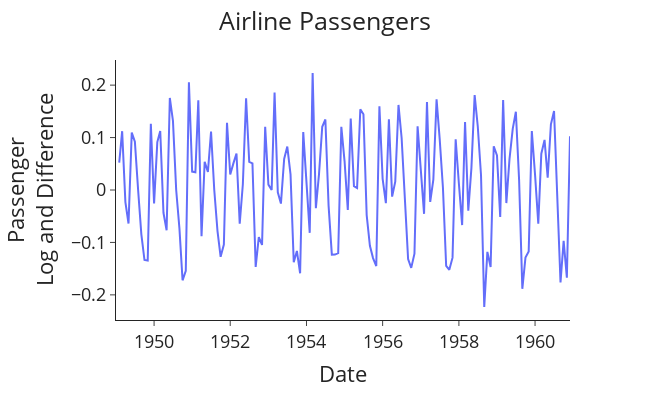

The code cell stored with this chart in its notebook:
### Markdown cell above
## Logarithm and Difference Transform

### Code cell
# Take the difference and log and plot it
data["Passenger_Diff_Log"] = data["Passenger_Log"].diff()

plotting(title='Airline Passengers', data=data, x='Month',
         y='Passenger_Diff_Log', x_label='Date', y_label='Passenger<br>Log and Difference')

### Figure 1 — Plotly figure (JSON) as saved in the notebook; plotly's stock layout.template omitted (floating-point values rounded to 4 significant figures; data arrays with more than 128 entries replaced by an {"elided": "..."} marker saying what was removed)
{"data": [{"hovertemplate": "Date=%{x}<br>Passenger<br>Log and Difference=%{y}<extra></extra>", "legendgroup": "", "line": {"color": "#636efa", "dash": "solid"}, "marker": {"symbol": "circle"}, "mode": "lines", "name": "", "orientation": "v", "showlegend": false, "type": "scatter", "x": {"elided": "144 str values"}, "xaxis": "x", "y": {"elided": "144 float values"}, "yaxis": "y"}], "layout": {"font": {"size": 18}, "height": 400, "legend": {"tracegroupgap": 0}, "margin": {"t": 60}, "title": {"text": "Airline Passengers", "x": 0.5}, "width": 650, "xaxis": {"anchor": "y", "domain": [0, 1], "title": {"text": "Date"}}, "yaxis": {"anchor": "x", "domain": [0, 1], "title": {"text": "Passenger<br>Log and Difference"}}}}
